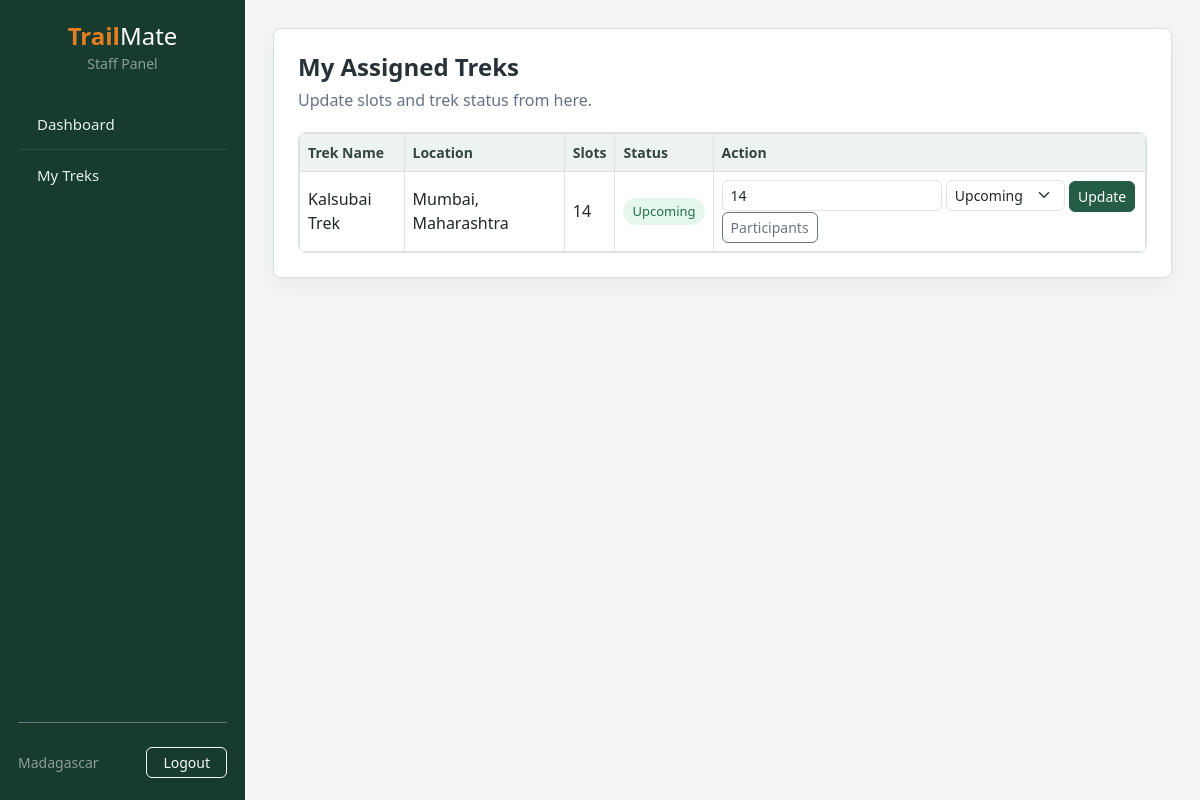
/staff/assigned-treks (signed in), run on the app's committed database.
### models.py (models this page shows)
class User(db.Model, UserMixin):
    id = db.Column(db.Integer, primary_key=True)
    name = db.Column(db.String(100), nullable=False)
    email = db.Column(db.String(120), unique=True, nullable=False)
    password = db.Column(db.String(200), nullable=False)
    role = db.Column(db.String(20), nullable=False, default='user')
    contact_details = db.Column(db.String(200), nullable=True)
    status = db.Column(db.String(20), nullable=False, default='Active')  # Active/Inactive/Pending
    assigned_treks = db.relationship('Trek', backref='assigned_staff', lazy=True)
    bookings = db.relationship('Booking', backref='user', lazy=True)

class Trek(db.Model):
    trek_id = db.Column(db.Integer, primary_key=True)
    trek_name = db.Column(db.String(150), nullable=False)
    location = db.Column(db.String(150), nullable=False)
    difficulty = db.Column(db.String(50), nullable=False)
    duration = db.Column(db.String(50), nullable=False)  # e.g., '5 Days'
    available_slots = db.Column(db.Integer, nullable=False)
    assigned_staff_id = db.Column(db.Integer, db.ForeignKey('user.id'), nullable=True)
    status = db.Column(db.String(50), nullable=False, default='Upcoming')  # Upcoming/Ongoing/Completed
    start_date = db.Column(db.Date, nullable=False)
    end_date = db.Column(db.Date, nullable=False)
    bookings = db.relationship('Booking', backref='trek', lazy=True)

### routes/staff.py (the view)
@staff_bp.route('/assigned-treks')
@login_required
@staff_required
def assigned_treks():
    my_treks = Trek.query.filter_by(assigned_staff_id=current_user.id).all()
    return render_template('staff/assigned_treks.html', treks=my_treks)

### routes/staff.py (called while the page is built)
def staff_required(f):
    @wraps(f)
    def decorated_function(*args, **kwargs):
        if not current_user.is_authenticated or current_user.role != 'staff':
            flash('Access Denied. Staff privileges required.', 'danger')
            return redirect(url_for('auth.login'))
        return f(*args, **kwargs)
    return decorated_function

### templates/staff/assigned_treks.html (shortened to what this page needs)
{% extends "staff/staff_layout.html" %}
{% block staff_content %}
<h3 class="page-title">My Assigned Treks</h3>
<p class="page-subtitle">Update slots and trek status from here.</p>
<div class="table-box">
    <table class="table table-bordered">
        <thead>
            <tr>
                <th>Trek Name</th>
                <th>Location</th>
                <th>Slots</th>
                <th>Status</th>
                <th>Action</th>
            </tr>
        </thead>
        <tbody>
            {% for trek in treks %}
            <tr>
                <td>{{ trek.trek_name }}</td>
                <td>{{ trek.location }}</td>
                <td>{{ trek.available_slots }}</td>
                <td><span class="status-label status-{{ trek.status|lower }}">{{ trek.status }}</span></td>
                <td>
                    <form method="POST" action="{{ url_for('staff.update_status', trek_id=trek.trek_id) }}">
                        <input type="number" name="available_slots" value="{{ trek.available_slots }}" min="0" class="form-control form-control-sm d-inline w-auto">
                        <select name="status" class="form-select form-select-sm d-inline w-auto">
                            <option value="Upcoming" {% if trek.status == 'Upcoming' %}selected{% endif %}>Upcoming</option>
                        </select>
                        <button type="submit" class="btn btn-primary btn-sm">Update</button>
                        <a href="{{ url_for('staff.participants', trek_id=trek.trek_id) }}" class="btn btn-outline-secondary btn-sm">Participants</a>
                    </form>
                </td>
            </tr>
            {% else %}
            <tr>
                <td colspan="5" class="text-center text-muted">No treks assigned yet.</td>
            </tr>
            {% endfor %}
        </tbody>
    </table>
</div>
{% endblock %}

### templates/staff/staff_layout.html
{% extends "base.html" %}
{% block content %}
<div class="app-wrapper">
    <div class="sidebar d-flex flex-column">
        <div class="mb-4 text-center">
            <h4 class="text-white fw-bold mb-0"><span class="logo-trail">Trail</span><span class="logo-mate">Mate</span></h4>
            <small class="text-white-50">Staff Panel</small>
        </div>
        <div class="list-group list-group-flush flex-grow-1">
            <a href="{{ url_for('staff.dashboard') }}" class="list-group-item list-group-item-action">Dashboard</a>
            <a href="{{ url_for('staff.assigned_treks') }}" class="list-group-item list-group-item-action">My Treks</a>
        </div>
        <div class="mt-auto pt-4 border-top border-secondary">
            <div class="d-flex justify-content-between align-items-center">
                <span class="small text-white-50 text-truncate me-2">{{ current_user.name }}</span>
                <a href="{{ url_for('auth.logout') }}" class="btn btn-outline-light btn-sm px-3">Logout</a>
            </div>
        </div>
    </div>
    <div class="content-area">
        <div class="page-box">
            {% block staff_content %}{% endblock %}
        </div>
    </div>
</div>
{% endblock %}

### static/css/style.css (style rules this page uses)
:root { --green: #245c45; --dark-green: #173c2f; --page-bg: #f4f6f5; --text-dark: #263238; --text-light: #667085; --line: #d9e0dc; }
body { margin: 0; background-color: var(--page-bg); font-family: "Segoe UI", Arial, sans-serif; color: var(--text-dark); }
.btn-primary { background-color: var(--green); border-color: var(--green); }
.card, .table, .form-control, .form-select, .btn { border-radius: 6px; }
.app-wrapper { display: flex; min-height: 100vh; }
.sidebar { width: 245px; background-color: var(--dark-green); padding: 22px 18px; color: white; flex-shrink: 0; }
.sidebar .list-group-item { background-color: transparent; color: #e7efeb; border: none; border-bottom: 1px solid rgba(255, 255, 255, 0.1); border-radius: 0; margin-bottom: 0; padding: 14px 16px; font-size: 15px; transition: all 0.2s ease; border-left: 3px solid transparent; }
.sidebar .list-group-item:last-child { border-bottom: none; }
.content-area { flex: 1; padding: 28px; background-color: var(--page-bg); overflow-y: auto; }
.page-box { background-color: white; border: 1px solid var(--line); border-radius: 8px; padding: 24px; box-shadow: 0 8px 22px rgba(25, 55, 45, 0.06); }
.page-title { font-size: 24px; font-weight: 700; margin-bottom: 6px; }
.page-subtitle { color: var(--text-light); margin-bottom: 20px; }
.table-box { border: 1px solid var(--line); border-radius: 8px; overflow-x: auto; background: white; }
.table-box .table { margin-bottom: 0; }
.table thead th { background-color: #edf3f0; color: #34443e; font-size: 14px; font-weight: 700; }
.table td, .table th { vertical-align: middle; }
.status-label { display: inline-block; padding: 4px 9px; border-radius: 20px; font-size: 13px; background-color: #eef2f6; color: #344054; }
.status-active, .status-confirmed, .status-upcoming { background-color: #e5f6ec; color: #237044; }
.logo-trail { color: #e67e22; font-weight: 800; }
.logo-mate { color: #ffffff; font-weight: 300; }

### data on the page
User: name "Madagascar"
Trek: trek_name "Kalsubai Trek", location "Mumbai, Maharashtra", available_slots "14", status "Upcoming"
